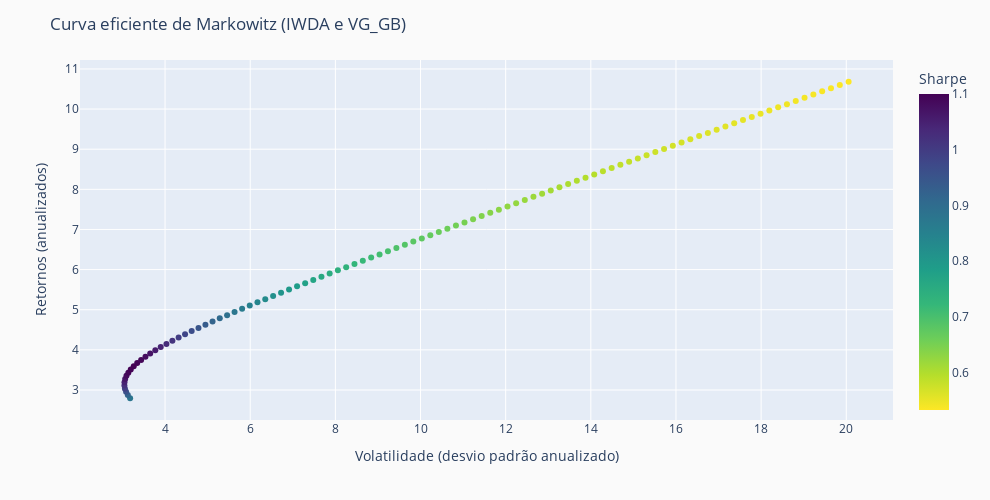

Notebook cell for this chart:
### Code cell
import plotly.express as px

fig = px.scatter(ef, x="Volatility", y="Returns", color='Sharpe',
            color_continuous_scale='Viridis_r',
            hover_data=nomes, width=990, height=500)

fig.update_layout(
    paper_bgcolor="rgb(250,250,250)",
    title='Curva eficiente de Markowitz (IWDA e VG_GB)',
    yaxis=dict(
        title_text="Retornos (anualizados)"),
    xaxis=dict(
        title_text="Volatilidade (desvio padrão anualizado)")
)
